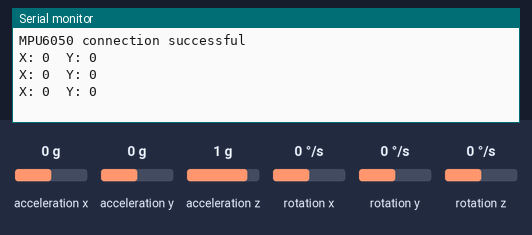
Simulated run of this sketch. Board: Arduino Uno, built with avr-gcc and run on an emulated ATmega328P. Shown: the last lines printed to the serial monitor. The inputs (shaded band) are chosen by the test bench; at power-on: acceleration x 0 g, acceleration y 0 g, acceleration z 1 g, rotation x 0 °/s, rotation y 0 °/s, rotation z 0 °/s.

Above: at 1.3 s.
1.4 s: acceleration x set to -1.4 g
At 1.9 s:
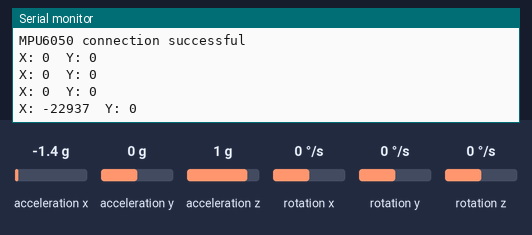
2.9 s: acceleration y set to -1.4 g
At 3.4 s:
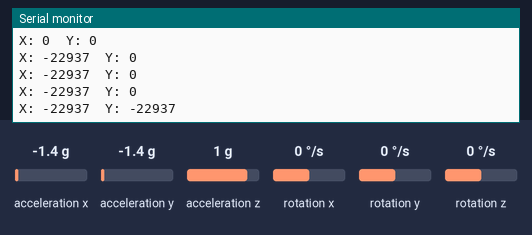
4.4 s: acceleration x set to -0.8 g
At 4.9 s:
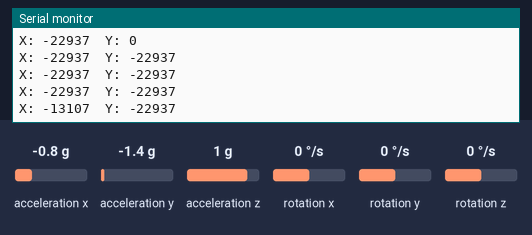
Timing chart, 0 to 7.4 s (numbered marks = the images above; inputs shaded):
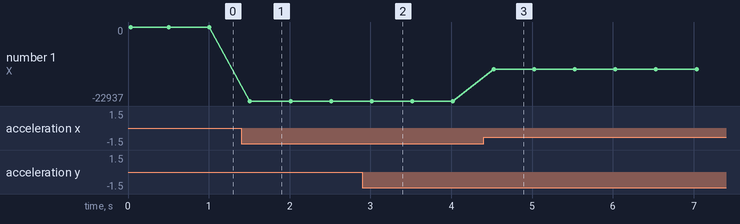

The sketch:

arm-with-joystick.ino
```cpp
#include <Wire.h>
#include <MPU6050.h>

MPU6050 mpu;

void setup() {
  Serial.begin(9600);

  Wire.begin();
  mpu.initialize();

  // Vérification de la connexion
  if (mpu.testConnection()) {
    Serial.println("MPU6050 connection successful");
  } else {
    Serial.println("MPU6050 connection failed");
    while (1);
  }
}

void loop() {
  // Lire les valeurs de l'accéléromètre
  int16_t ax, ay, az;
  mpu.getAcceleration(&ax, &ay, &az);

  // Afficher les valeurs X et Y
  Serial.print("X: ");
  Serial.print(ax);
  Serial.print("\tY: ");
  Serial.println(ay);

  delay(500); // Ajouter un délai pour éviter un affichage trop rapide
}
```

Measured:
- after the input at 1.4 s, the serial monitor: prints a new line after 0.11 s (image 1)
- after the input at 2.9 s, the serial monitor: prints a new line after 0.12 s (image 2)
- after the input at 4.4 s, the serial monitor: prints a new line after 0.12 s (image 3)
- plotted number 1: 0 → -22937 after the input at 1.4 s, -22937 → -13107 after the input at 4.4 s
